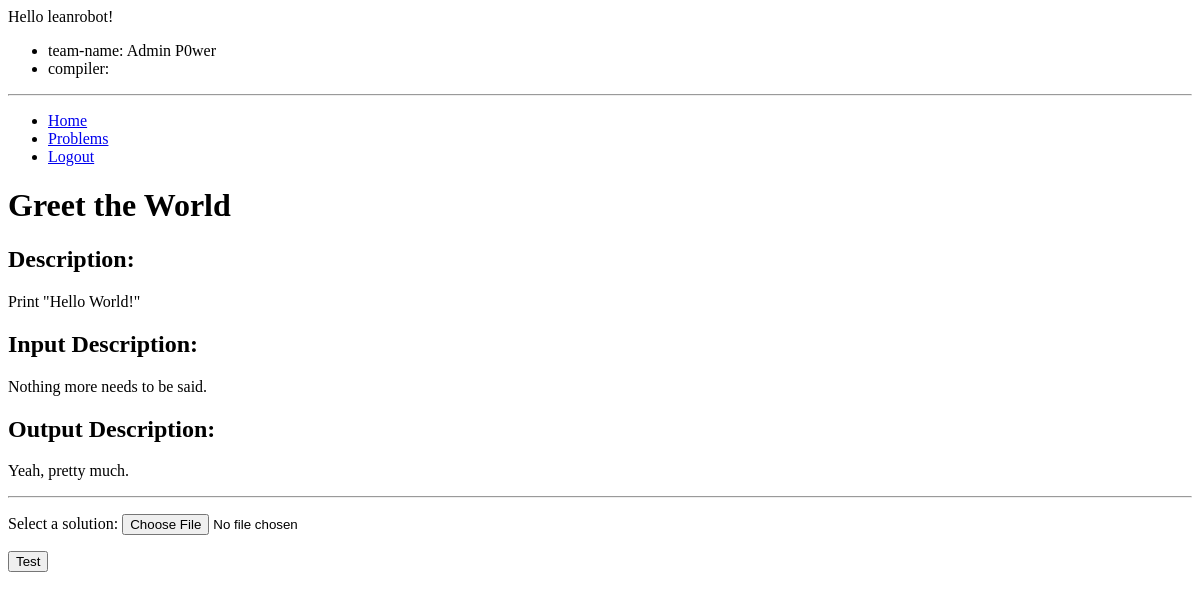
Page /program/problem/1 (signed in) on the earlier database version.
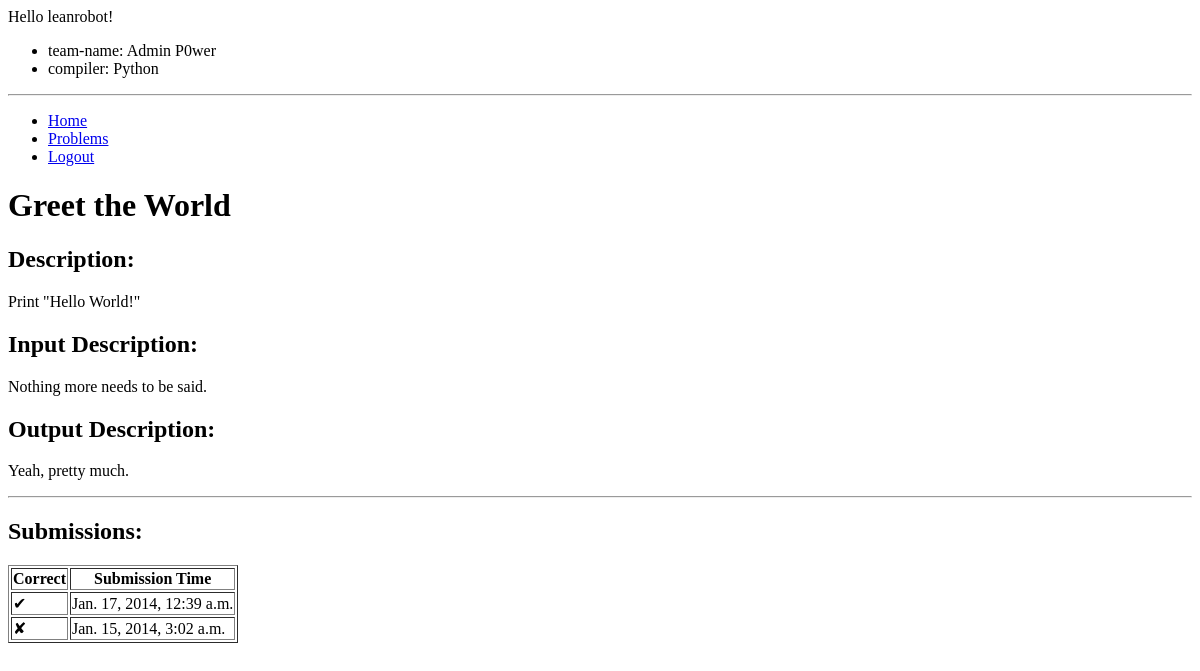
Same page on the later database version.
### program/models.py (models this page shows, shortened)
class UserSettings(models.Model):
	user = models.OneToOneField(User, primary_key=True)
	teamName = models.CharField(max_length=30)
	compiler = models.ForeignKey(Compiler)

class Compiler(models.Model):
	name 				= models.CharField(max_length=30)
	compiled 			= models.BooleanField()
	compileCmd 			= models.TextField(blank=True)
	runCmd 				= models.TextField()
	def __unicode__(self):
		return self.name

class ProblemResult(models.Model):
	class Meta:
		ordering = ['-submissionTime']
	submissionTime 		= models.DateTimeField()
	successful			= models.BooleanField(default=False)
	user 				= models.ForeignKey(User)
	problem 			= models.ForeignKey(Problem)

### program/views.py (the view, shortened to what this page needs)
# urls.py: url(r'problem/(\d+)$', views.ProblemDetailView.as_view(), name="problem detail"),
class ProblemDetailView(View):
	def get(self, request, problemId):
		problem = Problem.objects.get(pk=problemId)
		submissions = ProblemResult.objects.filter(user=request.user, problem=problem)
		return render(request, "program/team/detail.html",
			{
				'problem' 		: problem,
				'testForm'		: TestForm(),
				'submissions'	: submissions,
				'latestSubmission' : submissions[0] if len(submissions) > 0 else False
			})

### program/views.py
class TestForm(forms.Form):
	solution = forms.FileField(label="Select a solution")

### program/library.py (called while the page is built)
def programSiteContext(request):
	siteContext = {}
	if request.user.is_authenticated():
		siteContext['settings'] = UserSettings.objects.get(user=request.user)
	return siteContext

### program/templates/program/team/detail.html
{% extends "program/base.html" %}
{%block body %}
<h1> {{problem.name}} </h1>
<h2>Description:</h2>
<p> {{problem.description}} </p>
{% if problem.inputDescription != None %}
	<h2>Input Description:</h2>
	<p>{{ problem.inputDescription }}</p>
{% endif %}
{% if problem.outputDescription != None %}
	<h2>Output Description:</h2>
	<p>{{ problem.outputDescription }}</p>
{% endif %}
{% if submissions %}
<hr />
<h2>Submissions:</h2>
	<table border="1">
		<tr>
			<th>Correct</th>
			<th>Submission Time</th>
		</tr>
		{% for submission in submissions %} {% with t=submission.submissionTime %}
			<tr>
				{% if submission.successful %}
					<td class="correct"> &#10004; </td>
				{% else %}
					<td class="notCorrect"> &#x2718; </td>
				{% endif %}
				<td>{{t}}</td>
			</tr>
		{% endwith %} {% endfor %}
	</table>
{% endif %}
{% if not latestSubmission.successful %}
<hr />
<form method="POST" enctype="multipart/form-data">{% csrf_token %}
	{{ testForm.as_p}}
	<input type="submit" value="Test" />
</form>
{% endif %}
{% endblock %}

### program/templates/program/base.html
<html>
<head>
</head>
<body>
<div id="top">
	{% if user.is_authenticated %}
		<p>Hello {{user.username}}!</p>
		<ul>
			<li>team-name: {{settings.teamName}}</li>
			<li>compiler: {{settings.compiler}}</li>
		</ul>
		<hr />
	{% endif %}
	<ul id="nav">
		<li> <a href="{% url 'index' %}">Home</a> </li>
		<li> <a href="{% url 'problems' %}">Problems</a> </li>
		{% if not user.is_authenticated %}
			<li> <a href="{% url 'login' %}">Login</a> </li>
		{% else %}
			<li> <a href="{% url 'logout' %}">Logout</a> </li>
		{% endif %}
	</ul>
</div>
<div id="body">
{% block body %}
{% endblock %}
</div>
</body>
</html>

Differences in the rows shown:
changed through a linked row, UserSettings "Admin P0wer": compiler (not shown) → "Python"
now on this page (row edited): ProblemResult: submissionTime "Jan. 17, 2014, 12:39 a.m."
now on this page (row edited): ProblemResult: submissionTime "Jan. 15, 2014, 3:02 a.m."
Other differences:
form field value: "Test" → (not shown)
text no longer shown: "Select a solution:"
text now shown: "Submissions: Correct Submission Time"
